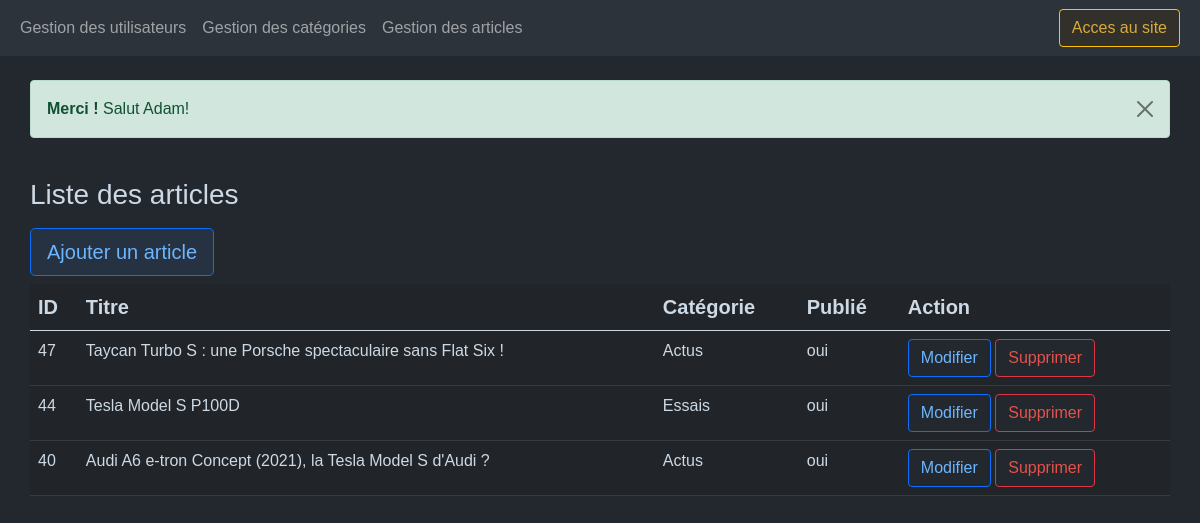
Screenshot of /admin/index.php?page=articles&action=list (signed in) with the database file from the repository.
### tables this page shows
CREATE TABLE `posts` (
  `id` int(11) NOT NULL,
  `title` varchar(256) NOT NULL,
  `date` datetime NOT NULL DEFAULT CURRENT_TIMESTAMP,
  `summary` text NOT NULL,
  `content` text NOT NULL,
  `is_published` tinyint(1) NOT NULL DEFAULT '0',
  `created_at` datetime NOT NULL DEFAULT CURRENT_TIMESTAMP,
  `img` varchar(256) NOT NULL,
  `user_id` int(11) NOT NULL
);

### admin/index.php (called while the page is built, shortened)
<?php
	if(isset($_GET['page'])){
		$page = $_GET['page'];
		switch ($page){
				case 'articles':
				require_once('controllers/postsController.php');
				break;
		}
	}
	else {
		$page = "";
		require_once('controllers/indexController.php');
	}
	require_once('layouts/admin.php');
?>

### models/Post.php (called while the page is built, shortened)
<?php
  function getAllPosts(){
    $db = $GLOBALS['db'] ;
    $query = $db->query("SELECT p.*, u.firstname, u.lastname, GROUP_CONCAT(c.name SEPARATOR ' / ') AS categories
    FROM posts p
    JOIN categories_posts cp ON p.id = cp.post_id
    JOIN categories c ON cp.category_id = c.id
    JOIN users u ON p.user_id = u.id
    GROUP BY p.id
    ORDER BY p.date DESC");
    return 	$query->fetchAll();
  }
?>

### admin/controllers/postsController.php (called while the page is built, shortened)
<?php
  require_once ('../models/Post.php');
  $action = $_GET['action'];
  if ($action == 'list') {
    $posts = getAllPosts();
  }
  else{
    header('Location: ../index.php?page=404');
    exit;
  }
?>

### admin/views/postsListView.php (the view)
<br><h3>Liste des articles</h3>
<table class="table table-dark table-hover caption-top">
	<caption><a class="btn btn-lg btn-outline-primary" href="index.php?page=articles&action=new">Ajouter un article</a></caption>
	<thead class="sticky-top">
		<tr>
			<th class="sticky-top">ID</th>
			<th class="sticky-top">Titre</th>
			<th class="sticky-top">Catégorie</th>
			<th class="sticky-top">Publié</th>
			<th class="sticky-top">Action</th>
		</tr>
	</thead>
	<tbody>
	<?php foreach($posts as $post): ?>
		<tr>
			<td><?= $post['id'];?></td>
			<td><?= $post['title'];?></td>
			<td><?= $post['categories'];?></td>
			<td>
        <?php if($post['is_published'] == 1): ?>
          <?= "oui";?>
        <?php else: ?>
          <?= "non";?>
        <?php endif; ?>
      </td>
			<td>
				<a class="btn btn-primary" href="index.php?page=articles&action=edit&id=<?=$post['id'];?>">Modifier</a>
				<a class="btn btn-danger" href="index.php?page=articles&action=delete&id=<?=$post['id'];?>">Supprimer</a>
			</td>
		</tr>
	<?php endforeach; ?>
	</tbody>
</table>

### assets/css/admin.css (style rules this page uses)
body { font-family: "Montserrat", sans-serif; background-color: #23272e; color: #cdd9e5 !important; }
table { color: #cdd9e5 !important; }
thead { font-size: 20px; }
tr { font-weight: 400; }
.btn-outline-primary { color: #6cb6ff !important; background-color: #263141; }
.btn-primary { color: #6cb6ff !important; background-color: #23272e; }
.btn-danger { color: #e5534b !important; background-color: #23272e; }

### rows the page displays
posts: id "47", title "Taycan Turbo S : une Porsche spectaculaire sans Flat Six !", categories "Actus", is_published "oui"
posts: id "44", title "Tesla Model S P100D", categories "Essais", is_published "oui"
posts: id "40", title "Audi A6 e-tron Concept (2021), la Tesla Model S d'Audi ?", categories "Actus", is_published "oui"

### other values shown
$_SESSION['message'] "Salut Adam!"
